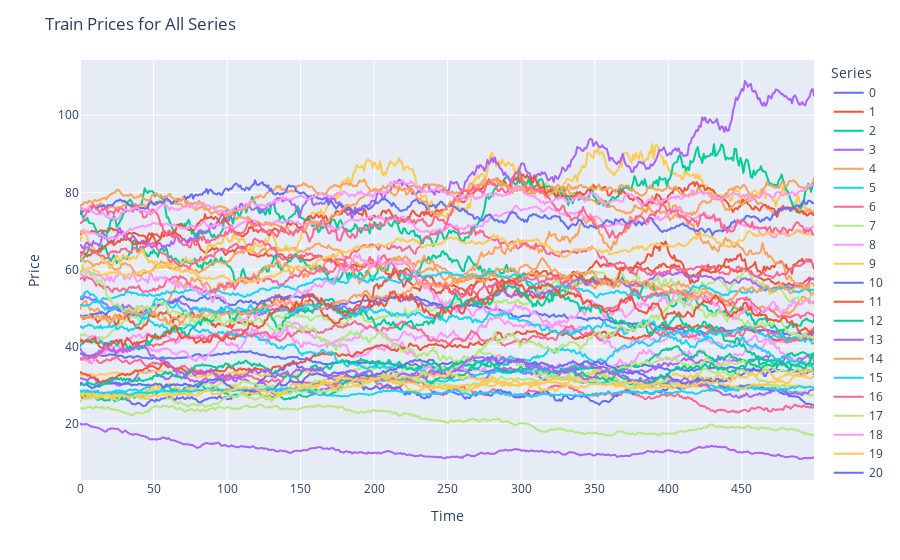

Write notebook code for a chart like this one.
### Code cell
import plotly.express as px

# Create a DataFrame for plotting, columns are series, rows are time points
df_train = pd.DataFrame(train_prices.T)
fig = px.line(df_train, labels={'index': 'Time', 'value': 'Price', 'variable': 'Series'})
fig.update_layout(title='Train Prices for All Series')
fig.show()

### Figure 1 — Plotly figure (JSON) as saved in the notebook; plotly's stock layout.template omitted (floating-point values rounded to 4 significant figures; data arrays with more than 128 entries replaced by an {"elided": "..."} marker saying what was removed)
{"data": [{"hovertemplate": "Series=0<br>Time=%{x}<br>Price=%{y}<extra></extra>", "legendgroup": "0", "line": {"color": "#636efa", "dash": "solid"}, "marker": {"symbol": "circle"}, "mode": "lines", "name": "0", "showlegend": true, "type": "scattergl", "x": {"elided": "500 int values"}, "xaxis": "x", "y": {"elided": "500 float values"}, "yaxis": "y"}, {"hovertemplate": "Series=1<br>Time=%{x}<br>Price=%{y}<extra></extra>", "legendgroup": "1", "line": {"color": "#EF553B", "dash": "solid"}, "marker": {"symbol": "circle"}, "mode": "lines", "name": "1", "showlegend": true, "type": "scattergl", "x": {"elided": "500 int values"}, "xaxis": "x", "y": {"elided": "500 float values"}, "yaxis": "y"}, {"hovertemplate": "Series=2<br>Time=%{x}<br>Price=%{y}<extra></extra>", "legendgroup": "2", "line": {"color": "#00cc96", "dash": "solid"}, "marker": {"symbol": "circle"}, "mode": "lines", "name": "2", "showlegend": true, "type": "scattergl", "x": {"elided": "500 int values"}, "xaxis": "x", "y": {"elided": "500 float values"}, "yaxis": "y"}, {"hovertemplate": "Series=3<br>Time=%{x}<br>Price=%{y}<extra></extra>", "legendgroup": "3", "line": {"color": "#ab63fa", "dash": "solid"}, "marker": {"symbol": "circle"}, "mode": "lines", "name": "3", "showlegend": true, "type": "scattergl", "x": {"elided": "500 int values"}, "xaxis": "x", "y": {"elided": "500 float values"}, "yaxis": "y"}, {"hovertemplate": "Series=4<br>Time=%{x}<br>Price=%{y}<extra></extra>", "legendgroup": "4", "line": {"color": "#FFA15A", "dash": "solid"}, "marker": {"symbol": "circle"}, "mode": "lines", "name": "4", "showlegend": true, "type": "scattergl", "x": {"elided": "500 int values"}, "xaxis": "x", "y": {"elided": "500 float values"}, "yaxis": "y"}, {"hovertemplate": "Series=5<br>Time=%{x}<br>Price=%{y}<extra></extra>", "legendgroup": "5", "line": {"color": "#19d3f3", "dash": "solid"}, "marker": {"symbol": "circle"}, "mode": "lines", "name": "5", "showlegend": true, "type": "scattergl", "x": {"elided": "500 int values"}, "xaxis": "x", "y": {"elided": "500 float values"}, "yaxis": "y"}, {"hovertemplate": "Series=6<br>Time=%{x}<br>Price=%{y}<extra></extra>", "legendgroup": "6", "line": {"color": "#FF6692", "dash": "solid"}, "marker": {"symbol": "circle"}, "mode": "lines", "name": "6", "showlegend": true, "type": "scattergl", "x": {"elided": "500 int values"}, "xaxis": "x", "y": {"elided": "500 float values"}, "yaxis": "y"}, {"hovertemplate": "Series=7<br>Time=%{x}<br>Price=%{y}<extra></extra>", "legendgroup": "7", "line": {"color": "#B6E880", "dash": "solid"}, "marker": {"symbol": "circle"}, "mode": "lines", "name": "7", "showlegend": true, "type": "scattergl", "x": {"elided": "500 int values"}, "xaxis": "x", "y": {"elided": "500 float values"}, "yaxis": "y"}, {"hovertemplate": "Series=8<br>Time=%{x}<br>Price=%{y}<extra></extra>", "legendgroup": "8", "line": {"color": "#FF97FF", "dash": "solid"}, "marker": {"symbol": "circle"}, "mode": "lines", "name": "8", "showlegend": true, "type": "scattergl", "x": {"elided": "500 int values"}, "xaxis": "x", "y": {"elided": "500 float values"}, "yaxis": "y"}, {"hovertemplate": "Series=9<br>Time=%{x}<br>Price=%{y}<extra></extra>", "legendgroup": "9", "line": {"color": "#FECB52", "dash": "solid"}, "marker": {"symbol": "circle"}, "mode": "lines", "name": "9", "showlegend": true, "type": "scattergl", "x": {"elided": "500 int values"}, "xaxis": "x", "y": {"elided": "500 float values"}, "yaxis": "y"}, {"hovertemplate": "Series=10<br>Time=%{x}<br>Price=%{y}<extra></extra>", "legendgroup": "10", "line": {"color": "#636efa", "dash": "solid"}, "marker": {"symbol": "circle"}, "mode": "lines", "name": "10", "showlegend": true, "type": "scattergl", "x": {"elided": "500 int values"}, "xaxis": "x", "y": {"elided": "500 float values"}, "yaxis": "y"}, {"hovertemplate": "Series=11<br>Time=%{x}<br>Price=%{y}<extra></extra>", "legendgroup": "11", "line": {"color": "#EF553B", "dash": "solid"}, "marker": {"symbol": "circle"}, "mode": "lines", "name": "11", "showlegend": true, "type": "scattergl", "x": {"elided": "500 int values"}, "xaxis": "x", "y": {"elided": "500 float values"}, "yaxis": "y"}, {"hovertemplate": "Series=12<br>Time=%{x}<br>Price=%{y}<extra></extra>", "legendgroup": "12", "line": {"color": "#00cc96", "dash": "solid"}, "marker": {"symbol": "circle"}, "mode": "lines", "name": "12", "showlegend": true, "type": "scattergl", "x": {"elided": "500 int values"}, "xaxis": "x", "y": {"elided": "500 float values"}, "yaxis": "y"}, {"hovertemplate": "Series=13<br>Time=%{x}<br>Price=%{y}<extra></extra>", "legendgroup": "13", "line": {"color": "#ab63fa", "dash": "solid"}, "marker": {"symbol": "circle"}, "mode": "lines", "name": "13", "showlegend": true, "type": "scattergl", "x": {"elided": "500 int values"}, "xaxis": "x", "y": {"elided": "500 float values"}, "yaxis": "y"}, {"hovertemplate": "Series=14<br>Time=%{x}<br>Price=%{y}<extra></extra>", "legendgroup": "14", "line": {"color": "#FFA15A", "dash": "solid"}, "marker": {"symbol": "circle"}, "mode": "lines", "name": "14", "showlegend": true, "type": "scattergl", "x": {"elided": "500 int values"}, "xaxis": "x", "y": {"elided": "500 float values"}, "yaxis": "y"}, {"hovertemplate": "Series=15<br>Time=%{x}<br>Price=%{y}<extra></extra>", "legendgroup": "15", "line": {"color": "#19d3f3", "dash": "solid"}, "marker": {"symbol": "circle"}, "mode": "lines", "name": "15", "showlegend": true, "type": "scattergl", "x": {"elided": "500 int values"}, "xaxis": "x", "y": {"elided": "500 float values"}, "yaxis": "y"}, {"hovertemplate": "Series=16<br>Time=%{x}<br>Price=%{y}<extra></extra>", "legendgroup": "16", "line": {"color": "#FF6692", "dash": "solid"}, "marker": {"symbol": "circle"}, "mode": "lines", "name": "16", "showlegend": true, "type": "scattergl", "x": {"elided": "500 int values"}, "xaxis": "x", "y": {"elided": "500 float values"}, "yaxis": "y"}, {"hovertemplate": "Series=17<br>Time=%{x}<br>Price=%{y}<extra></extra>", "legendgroup": "17", "line": {"color": "#B6E880", "dash": "solid"}, "marker": {"symbol": "circle"}, "mode": "lines", "name": "17", "showlegend": true, "type": "scattergl", "x": {"elided": "500 int values"}, "xaxis": "x", "y": {"elided": "500 float values"}, "yaxis": "y"}, {"hovertemplate": "Series=18<br>Time=%{x}<br>Price=%{y}<extra></extra>", "legendgroup": "18", "line": {"color": "#FF97FF", "dash": "solid"}, "marker": {"symbol": "circle"}, "mode": "lines", "name": "18", "showlegend": true, "type": "scattergl", "x": {"elided": "500 int values"}, "xaxis": "x", "y": {"elided": "500 float values"}, "yaxis": "y"}, {"hovertemplate": "Series=19<br>Time=%{x}<br>Price=%{y}<extra></extra>", "legendgroup": "19", "line": {"color": "#FECB52", "dash": "solid"}, "marker": {"symbol": "circle"}, "mode": "lines", "name": "19", "showlegend": true, "type": "scattergl", "x": {"elided": "500 int values"}, "xaxis": "x", "y": {"elided": "500 float values"}, "yaxis": "y"}, {"hovertemplate": "Series=20<br>Time=%{x}<br>Price=%{y}<extra></extra>", "legendgroup": "20", "line": {"color": "#636efa", "dash": "solid"}, "marker": {"symbol": "circle"}, "mode": "lines", "name": "20", "showlegend": true, "type": "scattergl", "x": {"elided": "500 int values"}, "xaxis": "x", "y": {"elided": "500 float values"}, "yaxis": "y"}, {"hovertemplate": "Series=21<br>Time=%{x}<br>Price=%{y}<extra></extra>", "legendgroup": "21", "line": {"color": "#EF553B", "dash": "solid"}, "marker": {"symbol": "circle"}, "mode": "lines", "name": "21", "showlegend": true, "type": "scattergl", "x": {"elided": "500 int values"}, "xaxis": "x", "y": {"elided": "500 float values"}, "yaxis": "y"}, {"hovertemplate": "Series=22<br>Time=%{x}<br>Price=%{y}<extra></extra>", "legendgroup": "22", "line": {"color": "#00cc96", "dash": "solid"}, "marker": {"symbol": "circle"}, "mode": "lines", "name": "22", "showlegend": true, "type": "scattergl", "x": {"elided": "500 int values"}, "xaxis": "x", "y": {"elided": "500 float values"}, "yaxis": "y"}, {"hovertemplate": "Series=23<br>Time=%{x}<br>Price=%{y}<extra></extra>", "legendgroup": "23", "line": {"color": "#ab63fa", "dash": "solid"}, "marker": {"symbol": "circle"}, "mode": "lines", "name": "23", "showlegend": true, "type": "scattergl", "x": {"elided": "500 int values"}, "xaxis": "x", "y": {"elided": "500 float values"}, "yaxis": "y"}, {"hovertemplate": "Series=24<br>Time=%{x}<br>Price=%{y}<extra></extra>", "legendgroup": "24", "line": {"color": "#FFA15A", "dash": "solid"}, "marker": {"symbol": "circle"}, "mode": "lines", "name": "24", "showlegend": true, "type": "scattergl", "x": {"elided": "500 int values"}, "xaxis": "x", "y": {"elided": "500 float values"}, "yaxis": "y"}, {"hovertemplate": "Series=25<br>Time=%{x}<br>Price=%{y}<extra></extra>", "legendgroup": "25", "line": {"color": "#19d3f3", "dash": "solid"}, "marker": {"symbol": "circle"}, "mode": "lines", "name": "25", "showlegend": true, "type": "scattergl", "x": {"elided": "500 int values"}, "xaxis": "x", "y": {"elided": "500 float values"}, "yaxis": "y"}, {"hovertemplate": "Series=26<br>Time=%{x}<br>Price=%{y}<extra></extra>", "legendgroup": "26", "line": {"color": "#FF6692", "dash": "solid"}, "marker": {"symbol": "circle"}, "mode": "lines", "name": "26", "showlegend": true, "type": "scattergl", "x": {"elided": "500 int values"}, "xaxis": "x", "y": {"elided": "500 float values"}, "yaxis": "y"}, {"hovertemplate": "Series=27<br>Time=%{x}<br>Price=%{y}<extra></extra>", "legendgroup": "27", "line": {"color": "#B6E880", "dash": "solid"}, "marker": {"symbol": "circle"}, "mode": "lines", "name": "27", "showlegend": true, "type": "scattergl", "x": {"elided": "500 int values"}, "xaxis": "x", "y": {"elided": "500 float values"}, "yaxis": "y"}, {"hovertemplate": "Series=28<br>Time=%{x}<br>Price=%{y}<extra></extra>", "legendgroup": "28", "line": {"color": "#FF97FF", "dash": "solid"}, "marker": {"symbol": "circle"}, "mode": "lines", "name": "28", "showlegend": true, "type": "scattergl", "x": {"elided": "500 int values"}, "xaxis": "x", "y": {"elided": "500 float values"}, "yaxis": "y"}, {"hovertemplate": "Series=29<br>Time=%{x}<br>Price=%{y}<extra></extra>", "legendgroup": "29", "line": {"color": "#FECB52", "dash": "solid"}, "marker": {"symbol": "circle"}, "mode": "lines", "name": "29", "showlegend": true, "type": "scattergl", "x": {"elided": "500 int values"}, "xaxis": "x", "y": {"elided": "500 float values"}, "yaxis": "y"}, {"hovertemplate": "Series=30<br>Time=%{x}<br>Price=%{y}<extra></extra>", "legendgroup": "30", "line": {"color": "#636efa", "dash": "solid"}, "marker": {"symbol": "circle"}, "mode": "lines", "name": "30", "showlegend": true, "type": "scattergl", "x": {"elided": "500 int values"}, "xaxis": "x", "y": {"elided": "500 float values"}, "yaxis": "y"}, {"hovertemplate": "Series=31<br>Time=%{x}<br>Price=%{y}<extra></extra>", "legendgroup": "31", "line": {"color": "#EF553B", "dash": "solid"}, "marker": {"symbol": "circle"}, "mode": "lines", "name": "31", "showlegend": true, "type": "scattergl", "x": {"elided": "500 int values"}, "xaxis": "x", "y": {"elided": "500 float values"}, "yaxis": "y"}, {"hovertemplate": "Series=32<br>Time=%{x}<br>Price=%{y}<extra></extra>", "legendgroup": "32", "line": {"color": "#00cc96", "dash": "solid"}, "marker": {"symbol": "circle"}, "mode": "lines", "name": "32", "showlegend": true, "type": "scattergl", "x": {"elided": "500 int values"}, "xaxis": "x", "y": {"elided": "500 float values"}, "yaxis": "y"}, {"hovertemplate": "Series=33<br>Time=%{x}<br>Price=%{y}<extra></extra>", "legendgroup": "33", "line": {"color": "#ab63fa", "dash": "solid"}, "marker": {"symbol": "circle"}, "mode": "lines", "name": "33", "showlegend": true, "type": "scattergl", "x": {"elided": "500 int values"}, "xaxis": "x", "y": {"elided": "500 float values"}, "yaxis": "y"}, {"hovertemplate": "Series=34<br>Time=%{x}<br>Price=%{y}<extra></extra>", "legendgroup": "34", "line": {"color": "#FFA15A", "dash": "solid"}, "marker": {"symbol": "circle"}, "mode": "lines", "name": "34", "showlegend": true, "type": "scattergl", "x": {"elided": "500 int values"}, "xaxis": "x", "y": {"elided": "500 float values"}, "yaxis": "y"}, {"hovertemplate": "Series=35<br>Time=%{x}<br>Price=%{y}<extra></extra>", "legendgroup": "35", "line": {"color": "#19d3f3", "dash": "solid"}, "marker": {"symbol": "circle"}, "mode": "lines", "name": "35", "showlegend": true, "type": "scattergl", "x": {"elided": "500 int values"}, "xaxis": "x", "y": {"elided": "500 float values"}, "yaxis": "y"}, {"hovertemplate": "Series=36<br>Time=%{x}<br>Price=%{y}<extra></extra>", "legendgroup": "36", "line": {"color": "#FF6692", "dash": "solid"}, "marker": {"symbol": "circle"}, "mode": "lines", "name": "36", "showlegend": true, "type": "scattergl", "x": {"elided": "500 int values"}, "xaxis": "x", "y": {"elided": "500 float values"}, "yaxis": "y"}, {"hovertemplate": "Series=37<br>Time=%{x}<br>Price=%{y}<extra></extra>", "legendgroup": "37", "line": {"color": "#B6E880", "dash": "solid"}, "marker": {"symbol": "circle"}, "mode": "lines", "name": "37", "showlegend": true, "type": "scattergl", "x": {"elided": "500 int values"}, "xaxis": "x", "y": {"elided": "500 float values"}, "yaxis": "y"}, {"hovertemplate": "Series=38<br>Time=%{x}<br>Price=%{y}<extra></extra>", "legendgroup": "38", "line": {"color": "#FF97FF", "dash": "solid"}, "marker": {"symbol": "circle"}, "mode": "lines", "name": "38", "showlegend": true, "type": "scattergl", "x": {"elided": "500 int values"}, "xaxis": "x", "y": {"elided": "500 float values"}, "yaxis": "y"}, {"hovertemplate": "Series=39<br>Time=%{x}<br>Price=%{y}<extra></extra>", "legendgroup": "39", "line": {"color": "#FECB52", "dash": "solid"}, "marker": {"symbol": "circle"}, "mode": "lines", "name": "39", "showlegend": true, "type": "scattergl", "x": {"elided": "500 int values"}, "xaxis": "x", "y": {"elided": "500 float values"}, "yaxis": "y"}, {"hovertemplate": "Series=40<br>Time=%{x}<br>Price=%{y}<extra></extra>", "legendgroup": "40", "line": {"color": "#636efa", "dash": "solid"}, "marker": {"symbol": "circle"}, "mode": "lines", "name": "40", "showlegend": true, "type": "scattergl", "x": {"elided": "500 int values"}, "xaxis": "x", "y": {"elided": "500 float values"}, "yaxis": "y"}, {"hovertemplate": "Series=41<br>Time=%{x}<br>Price=%{y}<extra></extra>", "legendgroup": "41", "line": {"color": "#EF553B", "dash": "solid"}, "marker": {"symbol": "circle"}, "mode": "lines", "name": "41", "showlegend": true, "type": "scattergl", "x": {"elided": "500 int values"}, "xaxis": "x", "y": {"elided": "500 float values"}, "yaxis": "y"}, {"hovertemplate": "Series=42<br>Time=%{x}<br>Price=%{y}<extra></extra>", "legendgroup": "42", "line": {"color": "#00cc96", "dash": "solid"}, "marker": {"symbol": "circle"}, "mode": "lines", "name": "42", "showlegend": true, "type": "scattergl", "x": {"elided": "500 int values"}, "xaxis": "x", "y": {"elided": "500 float values"}, "yaxis": "y"}, {"hovertemplate": "Series=43<br>Time=%{x}<br>Price=%{y}<extra></extra>", "legendgroup": "43", "line": {"color": "#ab63fa", "dash": "solid"}, "marker": {"symbol": "circle"}, "mode": "lines", "name": "43", "showlegend": true, "type": "scattergl", "x": {"elided": "500 int values"}, "xaxis": "x", "y": {"elided": "500 float values"}, "yaxis": "y"}, {"hovertemplate": "Series=44<br>Time=%{x}<br>Price=%{y}<extra></extra>", "legendgroup": "44", "line": {"color": "#FFA15A", "dash": "solid"}, "marker": {"symbol": "circle"}, "mode": "lines", "name": "44", "showlegend": true, "type": "scattergl", "x": {"elided": "500 int values"}, "xaxis": "x", "y": {"elided": "500 float values"}, "yaxis": "y"}, {"hovertemplate": "Series=45<br>Time=%{x}<br>Price=%{y}<extra></extra>", "legendgroup": "45", "line": {"color": "#19d3f3", "dash": "solid"}, "marker": {"symbol": "circle"}, "mode": "lines", "name": "45", "showlegend": true, "type": "scattergl", "x": {"elided": "500 int values"}, "xaxis": "x", "y": {"elided": "500 float values"}, "yaxis": "y"}, {"hovertemplate": "Series=46<br>Time=%{x}<br>Price=%{y}<extra></extra>", "legendgroup": "46", "line": {"color": "#FF6692", "dash": "solid"}, "marker": {"symbol": "circle"}, "mode": "lines", "name": "46", "showlegend": true, "type": "scattergl", "x": {"elided": "500 int values"}, "xaxis": "x", "y": {"elided": "500 float values"}, "yaxis": "y"}, {"hovertemplate": "Series=47<br>Time=%{x}<br>Price=%{y}<extra></extra>", "legendgroup": "47", "line": {"color": "#B6E880", "dash": "solid"}, "marker": {"symbol": "circle"}, "mode": "lines", "name": "47", "showlegend": true, "type": "scattergl", "x": {"elided": "500 int values"}, "xaxis": "x", "y": {"elided": "500 float values"}, "yaxis": "y"}, {"hovertemplate": "Series=48<br>Time=%{x}<br>Price=%{y}<extra></extra>", "legendgroup": "48", "line": {"color": "#FF97FF", "dash": "solid"}, "marker": {"symbol": "circle"}, "mode": "lines", "name": "48", "showlegend": true, "type": "scattergl", "x": {"elided": "500 int values"}, "xaxis": "x", "y": {"elided": "500 float values"}, "yaxis": "y"}, {"hovertemplate": "Series=49<br>Time=%{x}<br>Price=%{y}<extra></extra>", "legendgroup": "49", "line": {"color": "#FECB52", "dash": "solid"}, "marker": {"symbol": "circle"}, "mode": "lines", "name": "49", "showlegend": true, "type": "scattergl", "x": {"elided": "500 int values"}, "xaxis": "x", "y": {"elided": "500 float values"}, "yaxis": "y"}], "layout": {"legend": {"title": {"text": "Series"}, "tracegroupgap": 0}, "margin": {"t": 60}, "title": {"text": "Train Prices for All Series"}, "xaxis": {"anchor": "y", "domain": [0, 1], "title": {"text": "Time"}}, "yaxis": {"anchor": "x", "domain": [0, 1], "title": {"text": "Price"}}}}
